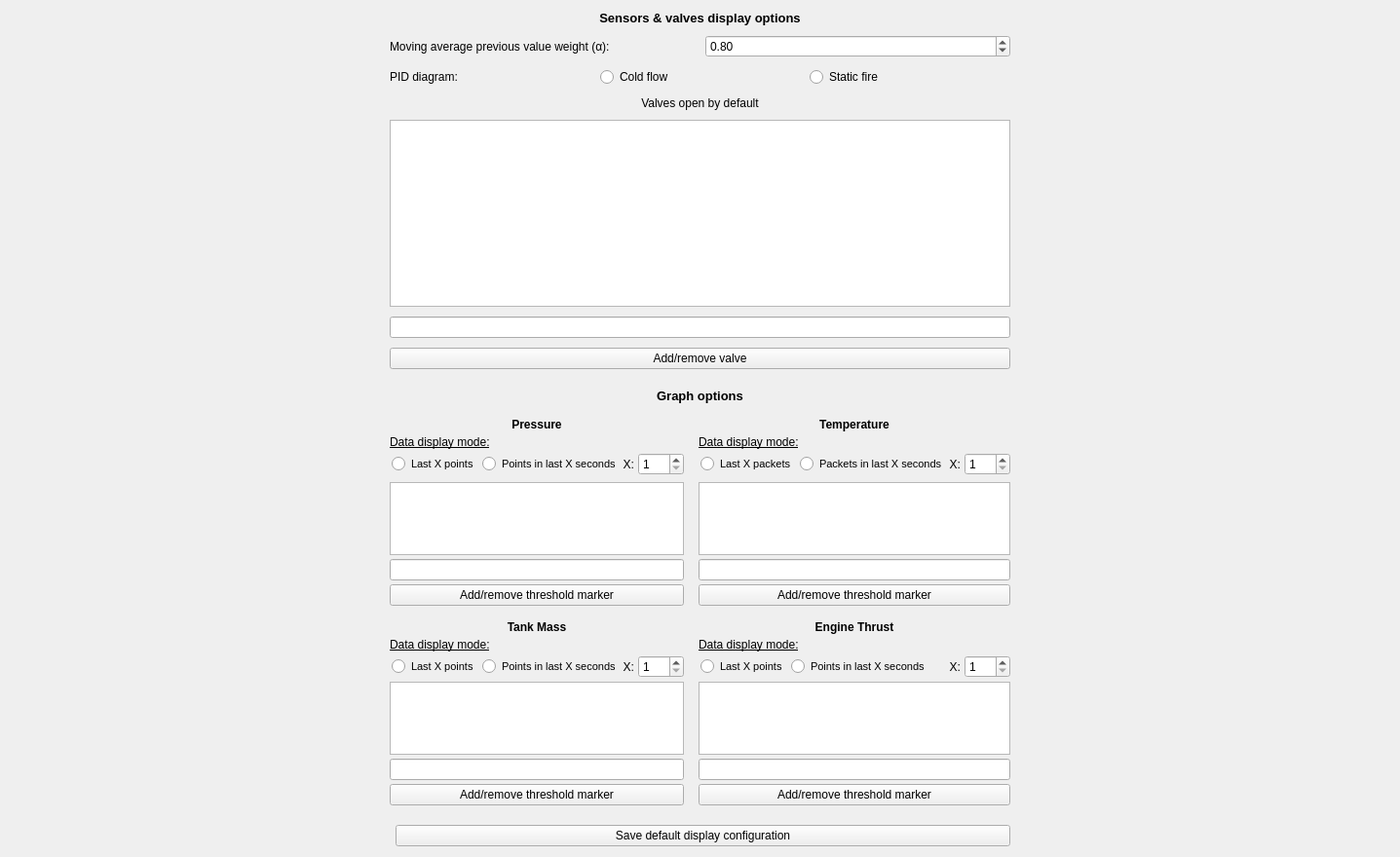
     <widget class="QWidget" name="displayOptionsTab">
      <property name="autoFillBackground">
       <bool>true</bool>
      </property>
      <attribute name="title">
       <string>Display Configuration</string>
      </attribute>
      <attribute name="toolTip">
       <string>Configure display and system options</string>
      </attribute>
      <layout class="QFormLayout" name="formLayout_2">
       <property name="labelAlignment">
        <set>Qt::AlignmentFlag::AlignCenter</set>
       </property>
       <property name="formAlignment">
        <set>Qt::AlignmentFlag::AlignCenter</set>
       </property>
       <property name="verticalSpacing">
        <number>20</number>
       </property>
       <property name="leftMargin">
        <number>400</number>
       </property>
       <property name="rightMargin">
        <number>400</number>
       </property>
       <item row="0" column="0" colspan="2">
        <layout class="QVBoxLayout" name="sensorDisplayOptionsLayout">
         <property name="spacing">
          <number>10</number>
         </property>
         <item>
          <widget class="QLabel" name="sensorDisplayOptionsLabel">
           <property name="font">
            <font>
             <pointsize>10</pointsize>
             <bold>true</bold>
            </font>
           </property>
           <property name="text">
            <string>Sensors &amp; valves display options</string>
           </property>
           <property name="alignment">
            <set>Qt::AlignmentFlag::AlignCenter</set>
           </property>
          </widget>
         </item>
         <item>
          <layout class="QHBoxLayout" name="numPointsAverageLayout">
           <item>
            <widget class="QLabel" name="numPointsAverageLabel">
             <property name="toolTip">
              <string>Value to be set as α when calculating new average</string>
             </property>
             <property name="text">
              <string>Moving average previous value weight (α):</string>
             </property>
             <property name="alignment">
              <set>Qt::AlignmentFlag::AlignLeading|Qt::AlignmentFlag::AlignLeft|Qt::AlignmentFlag::AlignVCenter</set>
             </property>
            </widget>
           </item>
           <item>
            <widget class="QDoubleSpinBox" name="numPointsAverageInput">
             <property name="toolTip">
              <string>Formula for calculating average:
New average = Old average * α + New value * (1-α)</string>
             </property>
             <property name="minimum">
              <double>0.010000000000000</double>
             </property>
             <property name="maximum">
              <double>0.990000000000000</double>
             </property>
             <property name="singleStep">
              <double>0.010000000000000</double>
             </property>
             <property name="value">
              <double>0.800000000000000</double>
             </property>
            </widget>
           </item>
          </layout>
         </item>
         <item>
          <layout class="QHBoxLayout" name="horizontalLayout_2">
           <item>
            <widget class="QLabel" name="label">
             <property name="text">
              <string>PID diagram:</string>
             </property>
            </widget>
           </item>
           <item>
            <widget class="QRadioButton" name="radioButton_2">
             <property name="text">
              <string>Cold flow</string>
             </property>
             <property name="type" stdset="0">
              <string>cold_flow</string>
             </property>
             <attribute name="buttonGroup">
              <string notr="true">pidWindowButtonGroup</string>
             </attribute>
            </widget>
           </item>
           <item>
            <widget class="QRadioButton" name="radioButton">
             <property name="text">
              <string>Static fire</string>
             </property>
             <property name="type" stdset="0">
              <string>static_fire</string>
             </property>
             <attribute name="buttonGroup">
              <string notr="true">pidWindowButtonGroup</string>
             </attribute>
            </widget>
           </item>
          </layout>
         </item>
         <item>
          <layout class="QVBoxLayout" name="defaultOpenValvesLayout">
           <item>
            <widget class="QLabel" name="defaultOpenValveslabel">
             <property name="text">
              <string>Valves open by default</string>
             </property>
             <property name="alignment">
              <set>Qt::AlignmentFlag::AlignCenter</set>
             </property>
            </widget>
           </item>
           <item>
            <widget class="QListWidget" name="defaultOpenValvesList"/>
           </item>
           <item>
            <widget class="QLineEdit" name="defaultOpenValvesInput"/>
           </item>
           <item>
            <widget class="QPushButton" name="defaultOpenValvesButton">
             <property name="text">
              <string>Add/remove valve</string>
             </property>
            </widget>
           </item>
          </layout>
         </item>
        </layout>
       </item>
       <item row="1" column="0" colspan="2">
        <layout class="QVBoxLayout" name="graphOptionsLayout">
         <property name="spacing">
          <number>15</number>
         </property>
         <item>
          <widget class="QLabel" name="graphOptionsLabel">
           <property name="font">
            <font>
             <pointsize>10</pointsize>
             <bold>true</bold>
            </font>
           </property>
           <property name="text">
            <string>Graph options</string>
           </property>
           <property name="alignment">
            <set>Qt::AlignmentFlag::AlignCenter</set>
           </property>
          </widget>
         </item>
         <item>
          <layout class="QGridLayout" name="graphOptionsLayout_2">
           <item row="1" column="0">
            <layout class="QVBoxLayout" name="tankMassThresholdLayout">
             <property name="spacing">
              <number>4</number>
             </property>
             <item>
              <widget class="QLabel" name="tankMassThresholdLabel">
               <property name="font">
                <font>
                 <bold>true</bold>
                </font>
               </property>
               <property name="text">
                <string>Tank Mass</string>
               </property>
               <property name="alignment">
                <set>Qt::AlignmentFlag::AlignCenter</set>
               </property>
              </widget>
             </item>
             <item>
              <widget class="QLabel" name="tankMassDataDisplayLabel">
               <property name="font">
                <font>
                 <underline>true</underline>
                </font>
               </property>
               <property name="text">
                <string>Data display mode:</string>
               </property>
              </widget>
             </item>
             <item>
              <layout class="QHBoxLayout" name="tankMassDataDisplayLayout">
               <item>
                <widget class="QRadioButton" name="tankMassLastXPointsRB">
                 <property name="font">
                  <font>
                   <pointsize>8</pointsize>
                  </font>
                 </property>
                 <property name="styleSheet">
                  <string notr="true">margin: 1px 2px</string>
                 </property>
                 <property name="text">
                  <string>Last X points</string>
                 </property>
                 <property name="type" stdset="0">
                  <string>POINTS</string>
                 </property>
                 <attribute name="buttonGroup">
                  <string notr="true">tankMassDisplayButtonGroup</string>
                 </attribute>
                </widget>
               </item>
               <item>
                <widget class="QRadioButton" name="tankMassLastXSecsRB">
                 <property name="font">
                  <font>
                   <pointsize>8</pointsize>
                  </font>
                 </property>
                 <property name="styleSheet">
                  <string notr="true">margin: 1px 2px</string>
                 </property>
                 <property name="text">
                  <string>Points in last X seconds</string>
                 </property>
                 <property name="type" stdset="0">
                  <string>SECONDS</string>
                 </property>
                 <attribute name="buttonGroup">
                  <string notr="true">tankMassDisplayButtonGroup</string>
                 </attribute>
                </widget>
               </item>
               <item>
                <widget class="QLabel" name="tankMassXLabel">
                 <property name="text">
                  <string>X:</string>
                 </property>
                 <property name="alignment">
                  <set>Qt::AlignmentFlag::AlignRight|Qt::AlignmentFlag::AlignTrailing|Qt::AlignmentFlag::AlignVCenter</set>
                 </property>
                </widget>
               </item>
               <item>
                <widget class="QSpinBox" name="tankMassXSB">
                 <property name="minimum">
                  <number>1</number>
                 </property>
                 <property name="maximum">
                  <number>200</number>
                 </property>
                </widget>
               </item>
              </layout>
             </item>
             <item>
              <widget class="QListWidget" name="tankMassThresholdList">
               <property name="sizePolicy">
                <sizepolicy hsizetype="Expanding" vsizetype="Fixed">
                 <horstretch>0</horstretch>
                 <verstretch>0</verstretch>
                </sizepolicy>
               </property>
               <property name="maximumSize">
                <size>
                 <width>16777215</width>
                 <height>75</height>
                </size>
               </property>
              </widget>
             </item>
             <item>
              <widget class="QLineEdit" name="tankMassThresholdInput">
               <property name="sizePolicy">
                <sizepolicy hsizetype="Expanding" vsizetype="Fixed">
                 <horstretch>0</horstretch>
                 <verstretch>0</verstretch>
                </sizepolicy>
               </property>
              </widget>
             </item>
             <item>
              <widget class="QPushButton" name="tankMassThresholdButton">
               <property name="sizePolicy">
                <sizepolicy hsizetype="Expanding" vsizetype="Fixed">
                 <horstretch>0</horstretch>
                 <verstretch>0</verstretch>
                </sizepolicy>
               </property>
               <property name="text">
                <string>Add/remove threshold marker</string>
               </property>
              </widget>
             </item>
            </layout>
           </item>
           <item row="1" column="1">
            <layout class="QVBoxLayout" name="engineThrustThreshold">
             <property name="spacing">
              <number>4</number>
             </property>
             <item>
              <widget class="QLabel" name="engineThrustThresholdLabel">
               <property name="font">
                <font>
                 <bold>true</bold>
                </font>
               </property>
               <property name="text">
                <string>Engine Thrust</string>
               </property>
               <property name="alignment">
                <set>Qt::AlignmentFlag::AlignCenter</set>
               </property>
              </widget>
             </item>
             <item>
              <widget class="QLabel" name="engineThrustDataDisplayLabel">
               <property name="font">
                <font>
                 <underline>true</underline>
                </font>
               </property>
               <property name="text">
                <string>Data display mode:</string>
               </property>
              </widget>
             </item>
             <item>
              <layout class="QHBoxLayout" name="engineThrustDataDisplayLayout">
               <item>
                <widget class="QRadioButton" name="engineThrustLastXPointsRB">
                 <property name="font">
                  <font>
                   <pointsize>8</pointsize>
                  </font>
                 </property>
                 <property name="styleSheet">
                  <string notr="true">margin: 1px 2px</string>
                 </property>
                 <property name="text">
                  <string>Last X points</string>
                 </property>
                 <property name="type" stdset="0">
                  <string>POINTS</string>
                 </property>
                 <attribute name="buttonGroup">
                  <string notr="true">engineThrustDisplayButtonGroup</string>
                 </attribute>
                </widget>
               </item>
               <item>
                <widget class="QRadioButton" name="engineThrustLastXSecsRB">
                 <property name="font">
                  <font>
                   <pointsize>8</pointsize>
                  </font>
                 </property>
                 <property name="styleSheet">
                  <string notr="true">margin: 1px 2px</string>
                 </property>
                 <property name="text">
                  <string>Points in last X seconds</string>
                 </property>
                 <property name="type" stdset="0">
                  <string>SECONDS</string>
                 </property>
                 <attribute name="buttonGroup">
                  <string notr="true">engineThrustDisplayButtonGroup</string>
                 </attribute>
                </widget>
               </item>
               <item>
                <widget class="QLabel" name="engineThrustXLabel">
                 <property name="text">
                  <string>X:</string>
                 </property>
                 <property name="alignment">
                  <set>Qt::AlignmentFlag::AlignRight|Qt::AlignmentFlag::AlignTrailing|Qt::AlignmentFlag::AlignVCenter</set>
                 </property>
                </widget>
               </item>
               <item>
                <widget class="QSpinBox" name="engineThrustXSB">
                 <property name="minimum">
                  <number>1</number>
                 </property>
                 <property name="maximum">
                  <number>200</number>
                 </property>
                </widget>
               </item>
              </layout>
             </item>
             <item>
              <widget class="QListWidget" name="engineThrustThresholdList">
               <property name="sizePolicy">
                <sizepolicy hsizetype="Expanding" vsizetype="Fixed">
                 <horstretch>0</horstretch>
                 <verstretch>0</verstretch>
                </sizepolicy>
               </property>
               <property name="maximumSize">
                <size>
                 <width>16777215</width>
                 <height>75</height>
                </size>
               </property>
              </widget>
             </item>
             <item>
              <widget class="QLineEdit" name="engineThrustThresholdInput">
               <property name="sizePolicy">
                <sizepolicy hsizetype="Expanding" vsizetype="Fixed">
                 <horstretch>0</horstretch>
                 <verstretch>0</verstretch>
                </sizepolicy>
               </property>
              </widget>
             </item>
             <item>
              <widget class="QPushButton" name="engineThrustThresholdButton">
               <property name="sizePolicy">
                <sizepolicy hsizetype="Expanding" vsizetype="Fixed">
                 <horstretch>0</horstretch>
                 <verstretch>0</verstretch>
                </sizepolicy>
               </property>
               <property name="text">
                <string>Add/remove threshold marker</string>
               </property>
              </widget>
             </item>
            </layout>
           </item>
           <item row="0" column="1">
            <layout class="QVBoxLayout" name="temperatureGraphOptionsLayout">
             <property name="spacing">
              <number>4</number>
             </property>
             <item>
              <widget class="QLabel" name="temperatureThresholdLabel">
               <property name="font">
                <font>
                 <bold>true</bold>
                </font>
               </property>
               <property name="text">
                <string>Temperature</string>
               </property>
               <property name="alignment">
                <set>Qt::AlignmentFlag::AlignCenter</set>
               </property>
              </widget>
             </item>
             <item>
              <widget class="QLabel" name="temperatureDataDisplayLabel">
               <property name="font">
                <font>
                 <underline>true</underline>
                </font>
               </property>
               <property name="text">
                <string>Data display mode:</string>
               </property>
              </widget>
             </item>
             <item>
              <layout class="QHBoxLayout" name="temperatureDataDisplayLayout">
               <property name="bottomMargin">
                <number>3</number>
               </property>
               <item>
                <widget class="QRadioButton" name="temperatureLastXPointsRB">
                 <property name="font">
                  <font>
                   <pointsize>8</pointsize>
                  </font>
                 </property>
                 <property name="styleSheet">
                  <string notr="true">margin: 1px 2px</string>
                 </property>
                 <property name="text">
                  <string>Last X packets</string>
                 </property>
                 <property name="type" stdset="0">
                  <string>POINTS</string>
                 </property>
                 <attribute name="buttonGroup">
                  <string notr="true">temperatureDisplayButtonGroup</string>
                 </attribute>
                </widget>
               </item>
               <item>
                <widget class="QRadioButton" name="temperatureLastXSecsRB">
                 <property name="font">
                  <font>
                   <pointsize>8</pointsize>
                  </font>
                 </property>
                 <property name="styleSheet">
                  <string notr="true">margin: 1px 2px</string>
                 </property>
                 <property name="text">
                  <string>Packets in last X seconds</string>
                 </property>
                 <property name="type" stdset="0">
                  <string>SECONDS</string>
                 </property>
                 <attribute name="buttonGroup">
                  <string notr="true">temperatureDisplayButtonGroup</string>
                 </attribute>
                </widget>
               </item>
               <item>
                <widget class="QLabel" name="temperatureXLabel">
                 <property name="text">
                  <string>X:</string>
                 </property>
                 <property name="alignment">
                  <set>Qt::AlignmentFlag::AlignRight|Qt::AlignmentFlag::AlignTrailing|Qt::AlignmentFlag::AlignVCenter</set>
                 </property>
                </widget>
               </item>
               <item>
                <widget class="QSpinBox" name="temperatureXSB">
                 <property name="minimum">
                  <number>1</number>
                 </property>
                 <property name="maximum">
                  <number>200</number>
                 </property>
                </widget>
               </item>
              </layout>
             </item>
             <item>
              <widget class="QListWidget" name="temperatureThresholdList">
               <property name="sizePolicy">
                <sizepolicy hsizetype="Expanding" vsizetype="Fixed">
                 <horstretch>0</horstretch>
                 <verstretch>0</verstretch>
                </sizepolicy>
               </property>
               <property name="maximumSize">
                <size>
                 <width>16777215</width>
                 <height>75</height>
                </size>
               </property>
              </widget>
             </item>
             <item>
              <widget class="QLineEdit" name="temperatureThresholdInput">
               <property name="sizePolicy">
                <sizepolicy hsizetype="Expanding" vsizetype="Fixed">
                 <horstretch>0</horstretch>
                 <verstretch>0</verstretch>
                </sizepolicy>
               </property>
              </widget>
             </item>
             <item>
              <widget class="QPushButton" name="temperatureThresholdButton">
               <property name="sizePolicy">
                <sizepolicy hsizetype="Expanding" vsizetype="Fixed">
                 <horstretch>0</horstretch>
                 <verstretch>0</verstretch>
                </sizepolicy>
               </property>
               <property name="text">
                <string>Add/remove threshold marker</string>
               </property>
              </widget>
             </item>
            </layout>
           </item>
           <item row="0" column="0">
            <layout class="QVBoxLayout" name="pressureGraphOptionsLayout">
             <property name="spacing">
              <number>4</number>
             </property>
             <item>
              <widget class="QLabel" name="pressureThresholdLabel">
               <property name="font">
                <font>
                 <pointsize>9</pointsize>
                 <bold>true</bold>
                </font>
               </property>
               <property name="text">
                <string>Pressure</string>
               </property>
               <property name="alignment">
                <set>Qt::AlignmentFlag::AlignCenter</set>
               </property>
              </widget>
             </item>
             <item>
              <widget class="QLabel" name="pressureDataDisplayLabel">
               <property name="font">
                <font>
                 <italic>false</italic>
                 <underline>true</underline>
                </font>
               </property>
               <property name="text">
                <string>Data display mode:</string>
               </property>
              </widget>
             </item>
             <item>
              <layout class="QHBoxLayout" name="pressureDataDisplayLayout">
               <property name="bottomMargin">
                <number>3</number>
               </property>
               <item>
                <widget class="QRadioButton" name="pressureLastXPointsRB">
                 <property name="font">
                  <font>
                   <pointsize>8</pointsize>
                  </font>
                 </property>
                 <property name="styleSheet">
                  <string notr="true">margin: 1px 2px</string>
                 </property>
                 <property name="text">
                  <string>Last X points</string>
                 </property>
                 <property name="type" stdset="0">
                  <string>POINTS</string>
                 </property>
                 <attribute name="buttonGroup">
                  <string notr="true">pressureDisplayButtonGroup</string>
                 </attribute>
                </widget>
               </item>
               <item>
                <widget class="QRadioButton" name="pressureLastXSecsRB">
                 <property name="font">
                  <font>
                   <pointsize>8</pointsize>
                  </font>
                 </property>
                 <property name="styleSheet">
                  <string notr="true">margin: 1px 2px</string>
                 </property>
                 <property name="text">
                  <string>Points in last X seconds</string>
                 </property>
                 <property name="type" stdset="0">
                  <string>SECONDS</string>
                 </property>
                 <attribute name="buttonGroup">
                  <string notr="true">pressureDisplayButtonGroup</string>
                 </attribute>
                </widget>
               </item>
               <item>
                <widget class="QLabel" name="pressureXLabel">
                 <property name="text">
                  <string>X:</string>
                 </property>
                 <property name="alignment">
                  <set>Qt::AlignmentFlag::AlignRight|Qt::AlignmentFlag::AlignTrailing|Qt::AlignmentFlag::AlignVCenter</set>
                 </property>
                </widget>
               </item>
               <item>
                <widget class="QSpinBox" name="pressureXSB">
                 <property name="suffix">
                  <string/>
                 </property>
                 <property name="minimum">
                  <number>1</number>
                 </property>
                 <property name="maximum">
                  <number>200</number>
                 </property>
                </widget>
               </item>
              </layout>
             </item>
             <item>
              <widget class="QListWidget" name="pressureThresholdList">
               <property name="sizePolicy">
                <sizepolicy hsizetype="Expanding" vsizetype="Preferred">
                 <horstretch>0</horstretch>
                 <verstretch>0</verstretch>
                </sizepolicy>
               </property>
               <property name="maximumSize">
                <size>
                 <width>16777215</width>
                 <height>75</height>
                </size>
               </property>
              </widget>
             </item>
             <item>
              <widget class="QLineEdit" name="pressureThresholdInput">
               <property name="sizePolicy">
                <sizepolicy hsizetype="Expanding" vsizetype="Fixed">
                 <horstretch>0</horstretch>
                 <verstretch>0</verstretch>
                </sizepolicy>
               </property>
              </widget>
             </item>
             <item>
              <widget class="QPushButton" name="pressureThresholdButton">
               <property name="sizePolicy">
                <sizepolicy hsizetype="Expanding" vsizetype="Fixed">
                 <horstretch>0</horstretch>
                 <verstretch>0</verstretch>
                </sizepolicy>
               </property>
               <property name="text">
                <string>Add/remove threshold marker</string>
               </property>
              </widget>
             </item>
            </layout>
           </item>
          </layout>
         </item>
        </layout>
       </item>
       <item row="2" column="1">
        <widget class="QPushButton" name="saveDisplayConfigButton">
         <property name="text">
          <string>Save default display configuration</string>
         </property>
        </widget>
       </item>
      </layout>
     </widget>
